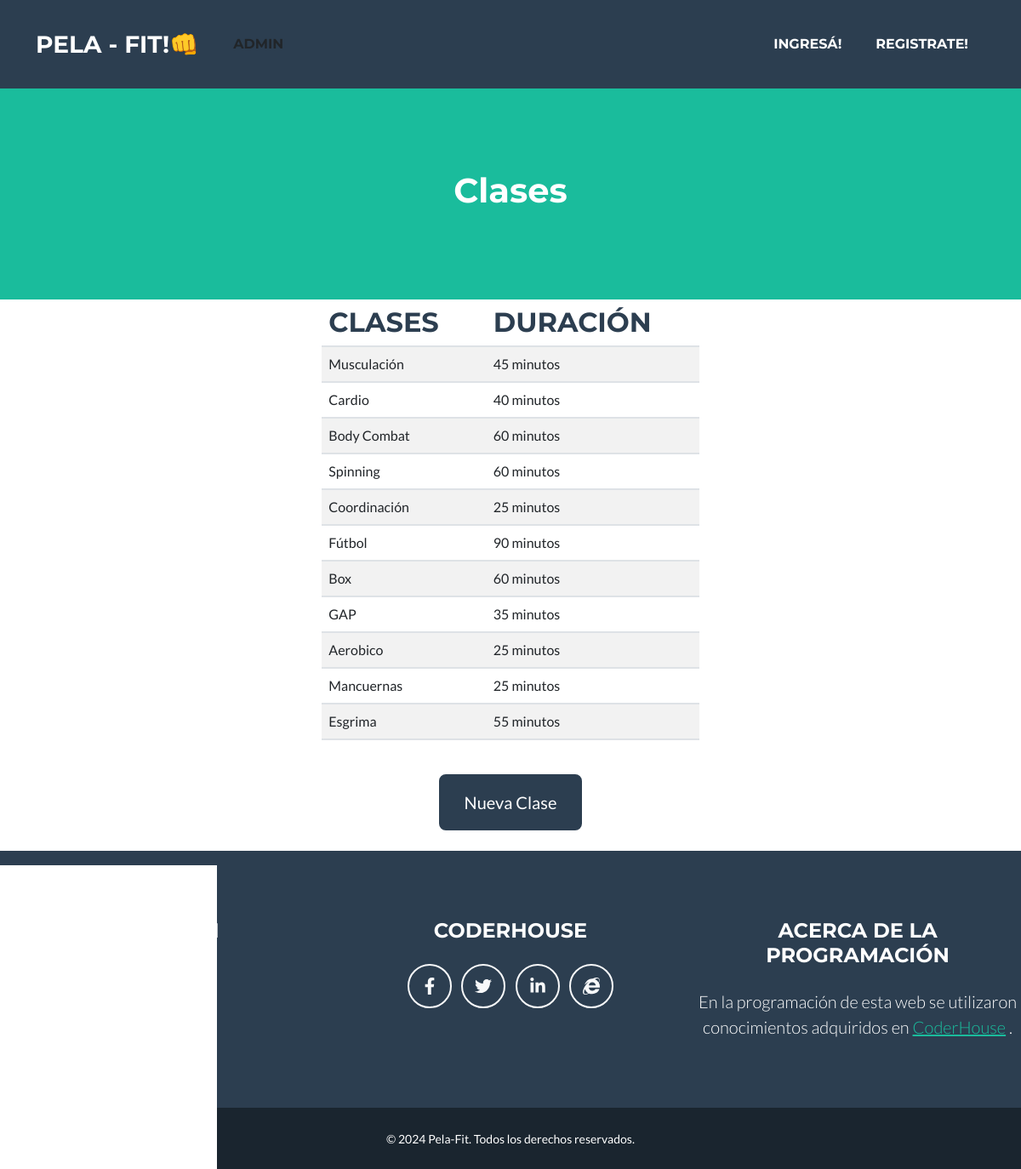
Screenshot of /clase/list with the database file from the repository.
### cliente/models.py (models this page shows, shortened)
class Clase(models.Model):
    nombre = models.CharField(max_length =100)
    duracion = models.CharField(max_length= 3)
    class Meta:
        verbose_name_plural ="Clases"

### cliente/views.py (the view)
# urls.py: path("clase/list", views.clase_list, name = "clase_list" ),
def clase_list(request):
    clases = Clase.objects.all()
    context = {"clases": clases}
    return render(request, "cliente/clase_list.html", context )

### cliente/templates/cliente/clase_list.html (shortened to what this page needs)
{% extends 'core/base.html' %}
{% block content %}
<header class="masthead bg-primary text-white text-center">
    <div class="container d-flex align-items-center flex-column">
    <h1>Clases</h1>
</header class="masterhead bg-primary text- black text-center">
<div class="container d-flex align-items-center flex-column">
    <header> <table  class="table table-striped">
            <thead>
                <th><h2 class="page-section-heading  text-center text-uppercase text-secondary pe-5 mb-0">Clases</h2></th>
                <th><h2 class="page-section-heading text-center text-uppercase text-secondary pe-5 mb-0">Duración</h2></th>
            </thead>
            <tbody>
                {% for clase in clases %}
                <tr>
                    <td>{{ clase.nombre }}</td>
                    <td>{{ clase.duracion }} minutos</td>
                </tr>
        {% endfor %}</li>
    </tbody>
    </table>
</div>
<div class="text-center mt-4">
    <a class="btn btn-xl btn-secondary"   href=" {% url 'cliente:clase_create' %}">Nueva Clase</a>
{% endblock content %}

### rows the page displays
Clase: nombre "Musculación", duracion "45"
Clase: nombre "Cardio", duracion "40"
Clase: nombre "Body Combat", duracion "60"
Clase: nombre "Spinning", duracion "60"
Clase: nombre "Coordinación", duracion "25"
Clase: nombre "Fútbol", duracion "90"
Clase: nombre "Box", duracion "60"
Clase: nombre "GAP", duracion "35"
Clase: nombre "Aerobico", duracion "25"
Clase: nombre "Mancuernas", duracion "25"
Clase: nombre "Esgrima", duracion "55"
